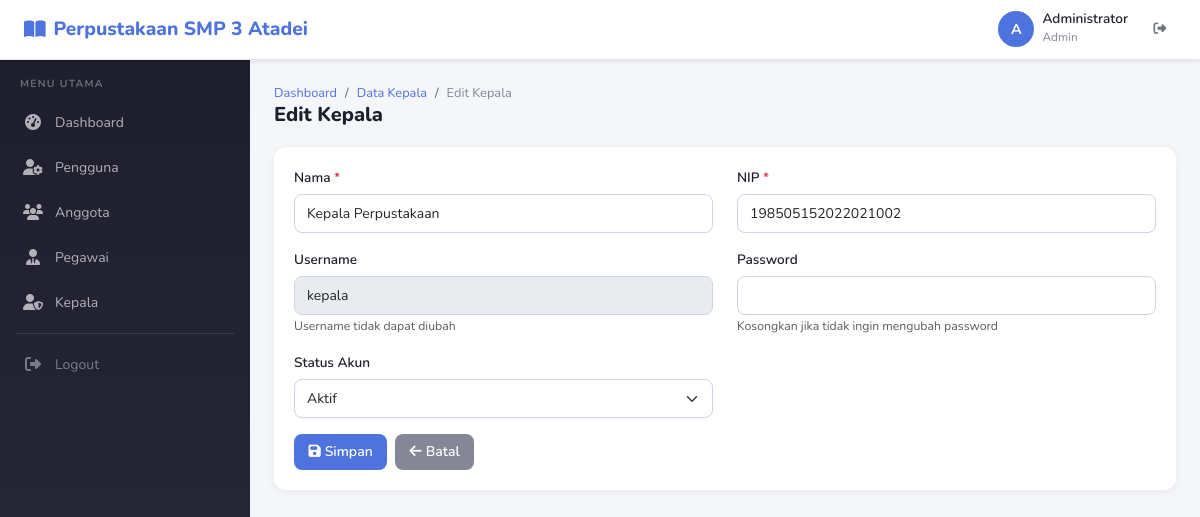
The app's page /kepala/edit/1 (signed in) with its own data.
### tables this page shows
CREATE TABLE kepala (
  id INT AUTO_INCREMENT PRIMARY KEY,
  user_id INT NOT NULL,
  nama VARCHAR(100) NOT NULL,
  nip VARCHAR(50) NOT NULL,
  foto VARCHAR(255) DEFAULT NULL,
  created_at TIMESTAMP DEFAULT CURRENT_TIMESTAMP,
  INDEX idx_kepala_user_id (user_id),
  CONSTRAINT fk_kepala_user FOREIGN KEY (user_id) REFERENCES users(id) ON DELETE CASCADE
);

CREATE TABLE users (
  id INT AUTO_INCREMENT PRIMARY KEY,
  username VARCHAR(50) NOT NULL UNIQUE,
  password VARCHAR(255) NOT NULL,
  role_id INT NOT NULL,
  status ENUM('aktif','nonaktif') DEFAULT 'aktif',
  created_at TIMESTAMP DEFAULT CURRENT_TIMESTAMP,
  INDEX idx_users_role_id (role_id),
  INDEX idx_users_status (status),
  CONSTRAINT fk_users_role FOREIGN KEY (role_id) REFERENCES roles(id) ON DELETE CASCADE
);

### controllers/KepalaController.php (called while the page is built, shortened)
<?php
require_once __DIR__ . '/../core/Helper.php';
class KepalaController extends Controller
{
    public function edit($id)
    {
        $kepalaModel = $this->model('KepalaModel');
        $kepala = $kepalaModel->find($id);
        $userModel = $this->model('UserModel');
        $user = $userModel->find($kepala['user_id']);
        $data['kepala'] = $kepala;
        $data['user'] = $user;
        $this->view('kepala/edit', $data);
    }
}

### index.php (called while the page is built, shortened)
<?php
require_once __DIR__ . '/config/database.php';
spl_autoload_register(function ($class) {
    $directories = [
        __DIR__ . '/core/',
        __DIR__ . '/models/',
        __DIR__ . '/controllers/',
    ];
    foreach ($directories as $dir) {
        $file = $dir . $class . '.php';
        if (file_exists($file)) {
            return;
        }
    }
});
require_once __DIR__ . '/core/Router.php';
require_once __DIR__ . '/core/Helper.php';
Router::run();

### core/Database.php (called while the page is built, shortened)
<?php
class Database
{
    private static $instance = null;
    private $conn;
    private function __construct()
    {
        try {
            $dsn = "mysql:host=" . DB_HOST . ";dbname=" . DB_NAME . ";charset=utf8mb4";
            $this->conn = new PDO($dsn, DB_USER, DB_PASS);
            $this->conn->setAttribute(PDO::ATTR_ERRMODE, PDO::ERRMODE_EXCEPTION);
            $this->conn->setAttribute(PDO::ATTR_DEFAULT_FETCH_MODE, PDO::FETCH_ASSOC);
            $this->conn->setAttribute(PDO::ATTR_EMULATE_PREPARES, false);
        } catch (PDOException $e) {
            die("Database connection failed: " . $e->getMessage());
        }
    }
    public static function getInstance()
    {
        if (self::$instance === null) {
            self::$instance = new self();
        }
        return self::$instance;
    }
    public function query($sql, $params = [])
    {
        try {
            $stmt = $this->conn->prepare($sql);
            $stmt->execute($params);
            return $stmt;
        } catch (PDOException $e) {
            die("Query failed: " . $e->getMessage());
        }
    }
}

### core/Model.php (called while the page is built, shortened)
<?php
require_once __DIR__ . '/Database.php';
class Model
{
    protected $db;
    protected $table;
    public function __construct()
    {
        $this->db = Database::getInstance();
    }
    public function find($id)
    {
        $results = $this->db->query("SELECT * FROM {$this->table} WHERE id = ?", [$id]);
        return $results->fetch();
    }
}

### core/Helper.php (called while the page is built, shortened)
<?php
function sanitize($input)
{
    return htmlspecialchars($input, ENT_QUOTES, 'UTF-8');
}

### views/kepala/edit.php (the view, shortened to what this page needs)
<?php require_once __DIR__ . '/../layouts/header.php'; ?>
<?php $k = $kepala; ?>
<div class="page-header">
    <div>
        <nav aria-label="breadcrumb">
            <ol class="breadcrumb">
                <li class="breadcrumb-item"><a href="<?= BASE_URL ?>dashboard">Dashboard</a></li>
                <li class="breadcrumb-item"><a href="<?= BASE_URL ?>kepala">Data Kepala</a></li>
                <li class="breadcrumb-item active">Edit Kepala</li>
            </ol>
        </nav>
        <h4>Edit Kepala</h4>
    </div>
</div>
<div class="card">
    <div class="card-body">
        <form action="<?= BASE_URL ?>kepala/update/<?= $k['id'] ?>" method="POST">
            <div class="row">
                <div class="col-md-6 mb-3">
                    <label class="form-label">Nama <span class="text-danger">*</span></label>
                    <input type="text" name="nama" class="form-control" required value="<?= sanitize($k['nama']) ?>">
                </div>
                <div class="col-md-6 mb-3">
                    <label class="form-label">NIP <span class="text-danger">*</span></label>
                    <input type="text" name="nip" class="form-control" required value="<?= sanitize($k['nip']) ?>">
                </div>
                <div class="col-md-6 mb-3">
                    <label class="form-label">Username</label>
                    <input type="text" class="form-control" value="<?= isset($user['username']) ? sanitize($user['username']) : '' ?>" readonly disabled>
                    <small class="text-muted">Username tidak dapat diubah</small>
                </div>
                <div class="col-md-6 mb-3">
                    <label class="form-label">Password</label>
                    <input type="password" name="password" class="form-control">
                    <small class="text-muted">Kosongkan jika tidak ingin mengubah password</small>
                </div>
                <div class="col-md-6 mb-3">
                    <label class="form-label">Status Akun</label>
                    <select name="status" class="form-select">
                        <option value="aktif" <?= isset($user['status']) && $user['status'] === 'aktif' ? 'selected' : '' ?>>Aktif</option>
                    </select>
                </div>
            </div>
            <div class="d-flex gap-2">
                <button type="submit" class="btn btn-primary"><i class="fas fa-save me-1"></i>Simpan</button>
                <a href="<?= BASE_URL ?>kepala" class="btn btn-secondary"><i class="fas fa-arrow-left me-1"></i>Batal</a>
            </div>
        </form>
    </div>
</div>
<?php require_once __DIR__ . '/../layouts/footer.php'; ?>

### core/Router.php (shortened to what this page needs)
<?php
class Router
{
    private static $routes = [];
    public static function add($method, $route, $controller, $action)
    {
        self::$routes[] = [
            'method' => strtoupper($method),
            'route' => $route,
            'controller' => $controller,
            'action' => $action
        ];
    }
    public static function run()
    {
        $url = self::getUrl();
        $method = $_SERVER['REQUEST_METHOD'];
        foreach (self::$routes as $route) {
            $pattern = self::buildPattern($route['route']);
            if ($route['method'] === strtoupper($method) && preg_match($pattern, $url, $matches)) {
                array_shift($matches);
                self::dispatch($route['controller'], $route['action'], $matches);
                return;
            }
        }
        exit;
    }
    private static function getUrl()
    {
        if (isset($_GET['url']) && $_GET['url'] !== '') {
            $url = rtrim($_GET['url'], '/');
            $url = filter_var($url, FILTER_SANITIZE_URL);
            return $url;
        }
        $uri = $_SERVER['REQUEST_URI'];
        $uri = parse_url($uri, PHP_URL_PATH);
        $uri = trim($uri, '/');
        return $uri;
    }
    private static function buildPattern($route)
    {
        $pattern = preg_replace('/\{([a-zA-Z_]+)\}/', '([^/]+)', $route);
        return '#^' . $pattern . '$#';
    }
    private static function dispatch($controller, $action, $params = [])
    {
        $controllerFile = __DIR__ . '/../controllers/' . $controller . '.php';
        if (file_exists($controllerFile)) {
            $instance = new $controller();
            call_user_func_array([$instance, $action], $params);
        } else {
            header('HTTP/1.0 500 Internal Server Error');
            die("Controller '$controller' tidak ditemukan");
        }
    }
}

### assets/css/style.css (style rules this page uses)
:root { --primary: #4e73df; --primary-dark: #224abe; --secondary: #858796; --success: #1cc88a; --info: #36b9cc; --warning: #f6c23e; --danger: #e74a3b; --dark: #1e1e2d; --gray: #858796; --gray-light: #f8f9fc; --sidebar-width: 250px; --topbar-height: 60px; }
* { margin: 0; padding: 0; box-sizing: border-box; }
body { font-family: 'Nunito', 'Segoe UI', Tahoma, Geneva, Verdana, sans-serif; font-size: .875rem; background: #f4f6f9; color: #495057; overflow-x: hidden; }
.card { border: none; border-radius: .75rem; box-shadow: 0 .125rem .5rem rgba(0,0,0,.06); margin-bottom: 1.5rem; background: #fff; }
.card-body { padding: 1.25rem; }
.page-header { display: flex; align-items: center; justify-content: space-between; margin-bottom: 1.25rem; flex-wrap: wrap; gap: .75rem; }
.page-header h4 { font-size: 1.25rem; font-weight: 800; color: var(--dark); margin: 0; }
.breadcrumb { margin: 0; font-size: .8rem; background: none; padding: 0; }
.breadcrumb-item a { color: var(--primary); text-decoration: none; }
.breadcrumb-item.active { color: var(--secondary); }
.form-label { font-weight: 600; font-size: .85rem; color: var(--dark); margin-bottom: .35rem; }
.form-control, .form-select { border: 1px solid #d1d3e2; border-radius: .5rem; padding: .5rem .75rem; font-size: .875rem; transition: border-color .15s, box-shadow .15s; }
.btn { border-radius: .5rem; font-size: .875rem; padding: .45rem .9rem; font-weight: 600; transition: all .15s; border: none; }
.btn-primary { background: var(--primary); color: #fff; }
.btn-secondary { background: var(--secondary); color: #fff; }

### records on screen
kepala: nama "Kepala Perpustakaan", nip "198505152022021002"
users: username "kepala", status "Aktif"
